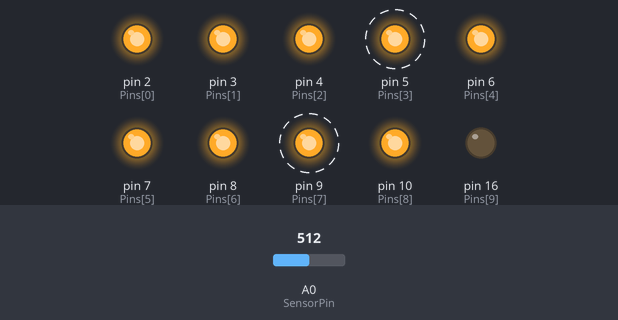
Simulated run of this sketch. Board: Arduino Uno, built with avr-gcc and run on an emulated ATmega328P. Shown: output pins drawn as LEDs (lit = HIGH). Dashed ring = blinking. The test bench sets the inputs (shaded band); at power-on: A0 (SensorPin) = 512.

Above: at 1.2 s.
1.3 s: A0 (SensorPin) set to 716
At 2.7 s:
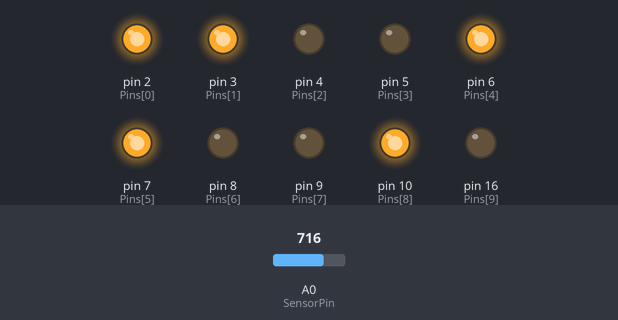
4.3 s: A0 (SensorPin) set to 900
At 6.4 s:
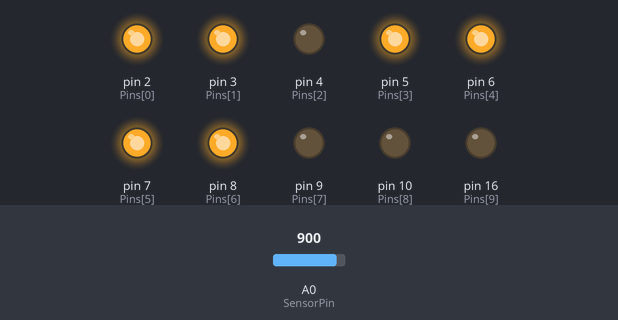
7.3 s: A0 (SensorPin) set to 1023
At 9.0 s:
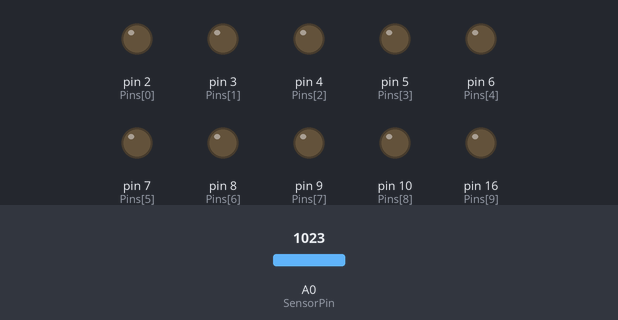
10.3 s: A0 (SensorPin) set to 511
At 11.5 s:
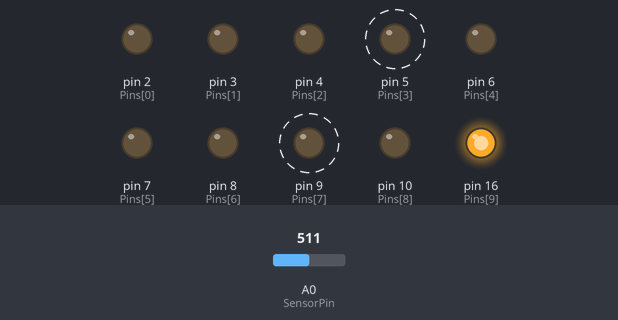
13.3 s: A0 (SensorPin) set to 306
At 15.2 s:
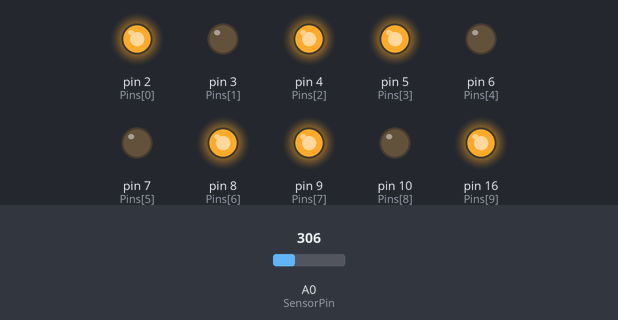
Timing chart, 0 to 16.7 s (numbered marks = the images above; inputs shaded):
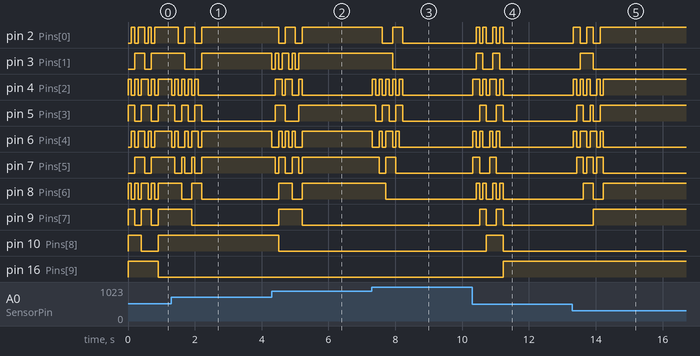

Measured:
- after the input at 1.3 s, pin 2 (Pins[0]): alternates HIGH for 0.30 s and LOW for 0.20 s, 4 changes in all, then stays HIGH, starting after 0.20 s; pin 3 (Pins[1]): HIGH → LOW after 0.40 s, → HIGH 0.50 s later
- after the input at 4.3 s, pin 2 (Pins[0]): alternates HIGH for 0.30 s and LOW for 0.20 s, 4 changes in all, then stays HIGH, starting after 0.21 s; pin 3 (Pins[1]): HIGH → LOW at once, → HIGH 0.10 s later, → LOW 0.10 s later, → HIGH 0.10 s later, … (8 changes in this stretch)
- after the input at 7.3 s, pin 2 (Pins[0]): HIGH → LOW after 0.32 s, → HIGH 0.30 s later, → LOW 0.30 s later; pin 3 (Pins[1]): HIGH → LOW after 0.62 s
- after the input at 10.3 s, pin 2 (Pins[0]): LOW → HIGH after 0.12 s, → LOW 0.10 s later, → HIGH 0.10 s later, → LOW 0.10 s later, … (8 changes in this stretch); pin 3 (Pins[1]): alternates HIGH for 0.20 s and LOW for 0.30 s, 4 changes in all, then stays LOW, starting after 0.12 s
- after the input at 13.3 s, pin 2 (Pins[0]): alternates HIGH for 0.20 s and LOW for 0.20 s, 5 changes in all, then stays HIGH, starting at once; pin 3 (Pins[1]): LOW → HIGH after 0.23 s, → LOW 0.40 s later
- by itself, pin 5 (Pins[3]), pin 9 (Pins[7]): alternates HIGH for 0.30 s and LOW for 0.20 s

The sketch:

Distance.ino
```cpp
// Output Pins, IN ORDER from LSB to MSB (hard coded currently to 10 pins)
int Pins[] = {2, 3, 4, 5, 6, 7, 8, 9, 10, 16};
// Which Analog pin is the sensor on
int SensorPin = 0;


// Number of samples to keep
const int numSamples = 10;
int Samples[numSamples];
int idx = 0;
// delay between readings
const int loopDelay = 100;

// Serial output of the values?
const bool withSerial = false;

void WriteOutInt(int num){
// This function takes an int and writes it out over the
// output pins.  LOW is HIGH and HIGH is LOW after the
// logic shift in the IC connected to the output pins

  for (int i = 0; i < 10; i++){
    if ( (num >> i) & 1 ){
      digitalWrite(Pins[i], LOW);
    } else {
      digitalWrite(Pins[i], HIGH);
    }
  }
}

int sampleAvg(){
// Returns a floored avg of all the values in the Samples[] Array

  int total = 0;
  for (int i = 0; i < numSamples; i++) {
    total += Samples[i];
  }
  return total / numSamples;
}

void setup() {
  if (withSerial) { Serial.begin(9600); }

// Set all Pins[] as output pins and set them all HIGH
// which is wired to be LOW
  for (int i = 0; i < 10; i++){
    pinMode(Pins[i], OUTPUT);
    digitalWrite(Pins[i], HIGH);
  }
}

void loop() {
  if (idx >= numSamples) { idx = 0; }

  Samples[idx] = analogRead(SensorPin);
  idx += 1;

  if (withSerial) {
    for (int i = 0; i < numSamples; i++) {
      Serial.print(Samples[i]);
      Serial.print(" ");
    }
    Serial.print("- ");
    Serial.print(sampleAvg());
    Serial.print("\n");
  }

  WriteOutInt(sampleAvg());
  delay(loopDelay);
}
```
